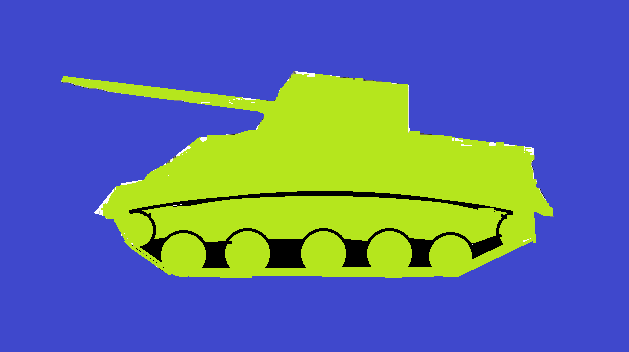
#> input picture imajlar/tankR.png, 629 x 352 px, found by its file name
$ python momentTest.py
#> lines starting #> are read from the running program, lines starting #| are printed output that depends on the picture; after the words box and inside, x2 and y2 are one past the last pixel; in counts of white or black regions, pixels touching at a corner belong together; long printed decimals are rounded
import cv2
import numpy as np

imaj = cv2.imread("x://opencv//tankR.png")
#> imaj is the input picture: shape (352, 629, 3); mean B, G, R 152.7, 111.9, 92.7
gray = cv2.cvtColor(imaj, cv2.COLOR_BGR2GRAY)
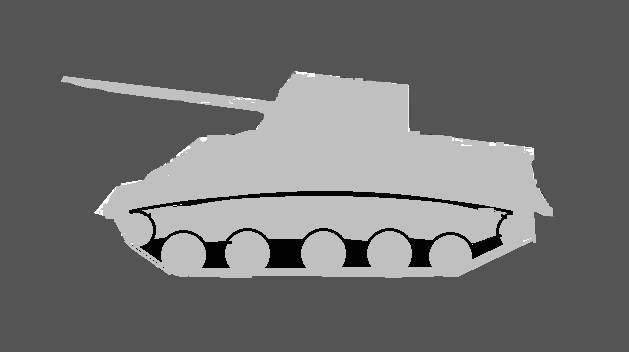
#> gray: shape (352, 629); min 0, max 255, mean 110.5
ret, threshed = cv2.threshold(gray, 131, 255, 0)
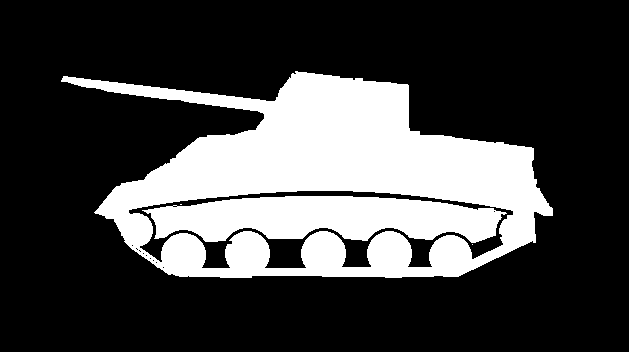
#> threshed: shape (352, 629); 26.5% white; 4 white regions (2 under 20 px)

cv2.imshow("imaj", imaj)
cv2.imshow("gray", gray)
cv2.imshow("threshed", threshed)

(konturs, _) = cv2.findContours(threshed, cv2.RETR_EXTERNAL, cv2.CHAIN_APPROX_SIMPLE)
#> konturs = 1 contour; box (x1, y1, x2, y2) and area: (61, 71, 553, 278) 63784
kontur = max(konturs)
#> kontur = contour of 493 points, box (x1, y1, x2, y2) (61, 71, 553, 278), area 63784
tank = imaj.copy()

cv2.drawContours(tank, [kontur], -1, (0, 255, 0), -1)
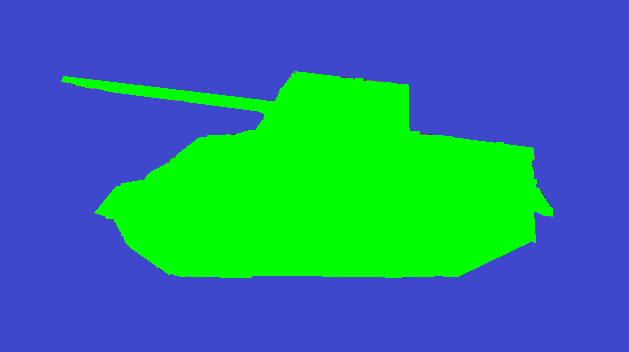
#> tank: shape (352, 629, 3); mean B, G, R 144.4, 125.4, 44.7
cv2.imshow("Tank & Kontur", tank)

M = cv2.moments(kontur)
#> M = moments, m00 63784.5, centre m10/m00, m01/m00 = (326.3, 190.2)
for item in M.items():
     print(item)
#> this loop made 24 passes
#> item on passes 1 to 12: ('m00', 63784.5), ('m10', 20815616.7), ('m01', 12133048.2), ('m20', 7.56e+09), ('m11', 3.97e+09), ('m02', 2.47e+09), ('m30', 2.96e+12), ('m21', 1.45e+12), ('m12', 8.08e+11), ('m03', 5.31e+11), ('mu20', 761996422.5), ('mu11', 7853592.3)
#| ('m00', 63784.5)
#| ('m10', 20815616.667)
#| ('m01', 12133048.167)
#| ('m20', 7555024465.583)
#| ('m11', 3967387329.125)
#| ('m02', 2474944515.417)
#| ('m30', 2960432656163.9004)
#| ('m21', 1446936581616.8333)
#> (further printed lines are left out)

m00 = M["m00"]
#> m00 = 63784.5
m10 = M["m10"]
#> m10 = 20815616.7
m01 = M["m01"]
#> m01 = 12133048.2
print("\nObje alanı:", m00)
#| Obje alanı: 63784.5

# centroid koordinatı:
cx = round(m10/m00)
#> cx = 326
cy = round(m01/m00)
#> cy = 190

cv2.circle(tank, (cx, cy), 5, (0, 0, 255), -1)
#> tank: shape (352, 629, 3); 0.04% of pixels changed, all inside (x1, y1, x2, y2) = (321, 185, 332, 196)
cv2.imshow("Centroid: {} x {}".format(cx, cy), tank)

cv2.waitKey()
cv2.destroyAllWindows()
